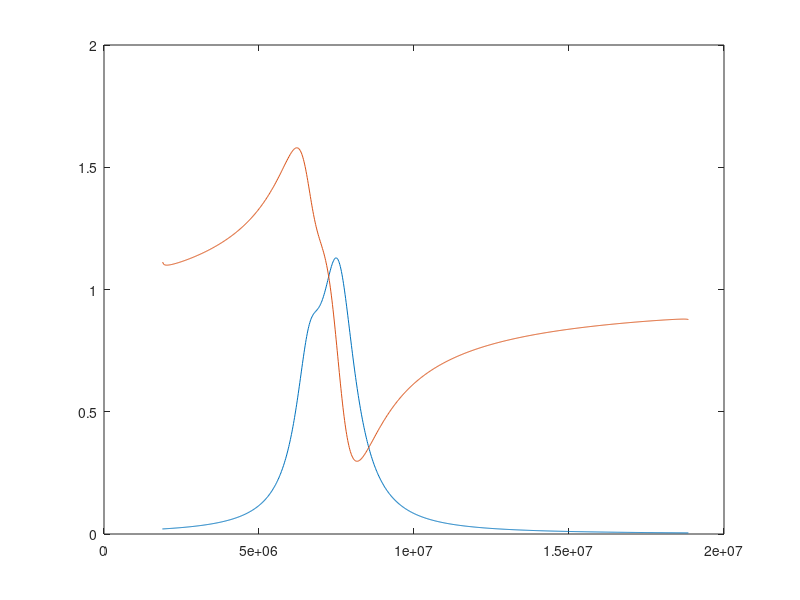

Source code (MATLAB):



rawData = importdata("extinctionSpectrum.txt");
lambda = rawData.data(:, 1);
k = rawData.data(:, 2);

% plot(lambda, k);



%%

% converting wavelength to angular frequency
w = 2.*pi.*3e8./lambda;

dw = w(2:end) - w(1:end-1);

n = zeros([length(w), 1]);

%%

% numerator = w.*k;

forN = zeros([length(w), 1]);

for i=1:1000

    currSum = 0;

    for j=1:999
        if(w(i) ~= w(j))
            currSum = currSum + w(i)*k(j)*dw(j) / (w(i)^2 - w(j)^2);
        end
    end
    forN(i) = currSum;
   
end

forN = 1.+(2/pi).*forN;

plot(w, k, w, forN);

